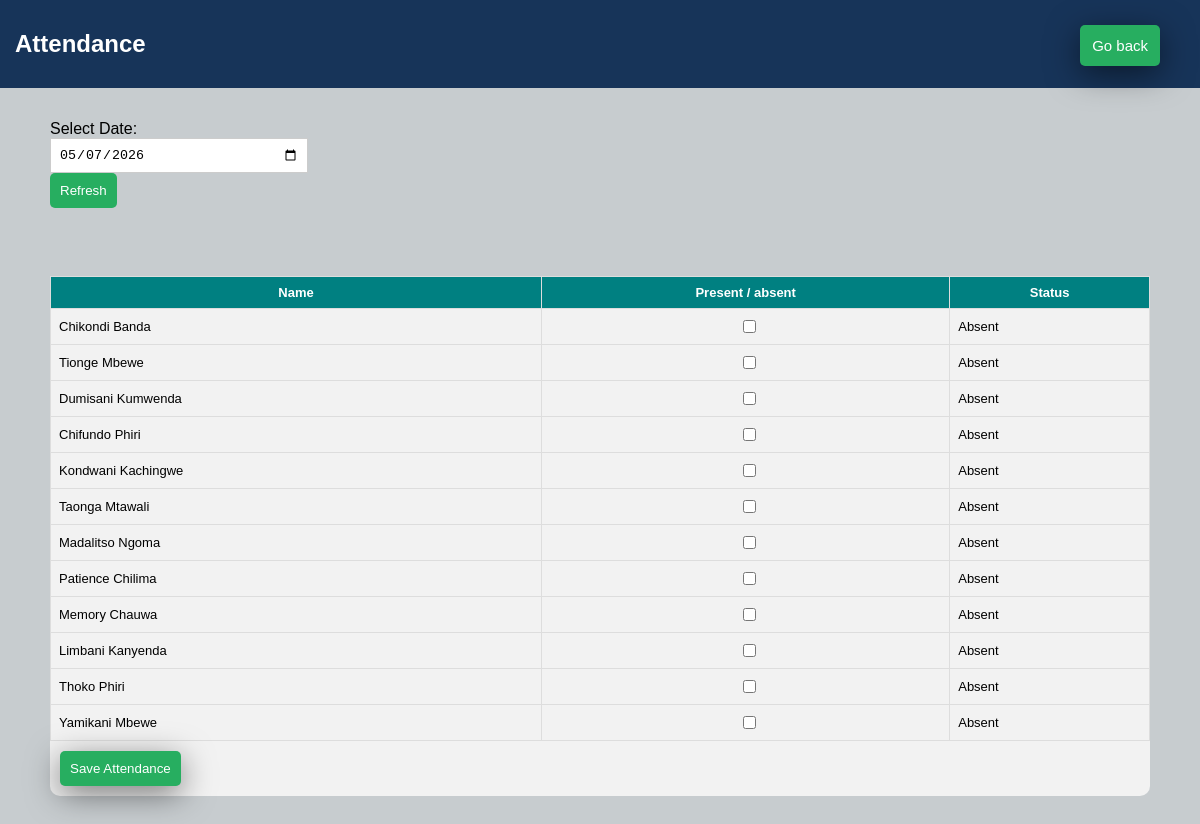
/class_teacher/attendance.php (signed in), run on the app's committed database.
### tables this page shows
CREATE TABLE student (
    student_id INT AUTO_INCREMENT PRIMARY KEY,
    first_name VARCHAR(50),
    middle_name VARCHAR(50),
    last_name VARCHAR(50),
    gender VARCHAR(10),
    date_of_birth DATE,
    parent_fname VARCHAR(50),
    parent_lname VARCHAR(50),
    parent_phone VARCHAR(20),
    parent_email VARCHAR(100),
    class VARCHAR(20),
    enrollment_date DATE,
    special_needs VARCHAR(100),
    address TEXT
);

### class_teacher/attendance.php (the view, shortened to what this page needs)
<?php
require_once __DIR__ . "/../include/db_connect.php";
$user = $_SESSION['user'];
$class_id = ($user['role'] == "teacher") ? $user['class'] : $_GET['class'] ?? 1;
$date = isset($_GET['date']) ? $_GET['date'] : date("Y-m-d");
$students = mysqli_query($conn, "SELECT * FROM student WHERE class='$class_id'");
?>
<!DOCTYPE html>
<html>
<head>
<link rel="stylesheet" href="grades.css">
</head>
<body>
<div class="navbar">
     <div class="nav-center">
      <h2>Attendance</h2>
    </div>
     <div class="nav-right">
<button onclick="window.location.href='class_teacher.php'"  style="box-shadow: 0 8px 32px 0 rgba(0, 0, 0, 0.507);
     margin-right: 55px;">Go back</button>
    </div>
</div>
<form method="GET" style="margin-top :10%;width:20%;margin-left :50px;">
    <label>Select Date:</label>
    <input type="date" name="date" value="<?php echo $date; ?>"> <br>
    <button type="submit">Refresh</button>
</form>
<br>
<form method="POST" style="margin : 50px; background-color: #f2f2f2;border-radius: 10px;">
<table>
<tr>
<th>Name</th>
<th>Present / absent</th>
<th>Status</th>
</tr>
<?php while($row = mysqli_fetch_assoc($students)) {
    $sid = $row['student_id'];
    $check = mysqli_query($conn, "
        SELECT status FROM Attendance
        WHERE student_id='$sid' AND date='$date'
    ");
    $att = mysqli_fetch_assoc($check);
    $isPresent = ($att && $att['status'] == "Present");
?>
<tr>
<td><?php echo $row['first_name']." ".$row['last_name']; ?></td>
<td>
<input type="checkbox" name="present[<?php echo $sid; ?>]" <?php if($isPresent) echo "checked"; ?>>
</td>
<td>
<?php echo $isPresent ? "Present" : "Absent"; ?>
</td>
</tr>
<?php } ?>
</table>
<button name="save" style="margin:10px;box-shadow: 0 8px 32px 0 rgba(0, 0, 0, 0.507);">Save Attendance</button> <br>
</form>
</body>
</html>

### class_teacher/grades.css (style rules this page uses)
body { font-family: 'Poppins', Arial, sans-serif; background: #c7cccf; margin: 0; top: 0; }
input, select { padding: 8px; width: 100%; border: 1px solid #ccc; }
button { background: #27ae60; color: white; padding: 10px; border: none; cursor: pointer; border-radius: 5px; }
table { width: 100%; border-collapse: collapse; }
th, td { border: 1px solid #ddd; padding: 8px; font-size: 13px; }
th { background: #008081; color: white; }
.navbar { display: flex; gap: 45%; background: #173459; color: white; padding: 10px 15px; position: fixed; top: 0; left: 0; width: 100%; }
.nav-center { flex: 1; }
.nav-right button { color: white; border: none; padding: 12px; cursor: pointer; border-radius: 5px; font-size: 15px; margin-top: 15px; margin-right: 55px; box-shadow: 0 8px 32px 0 rgba(0, 0, 0, 0.507); }

### data on the page
student: first_name "Chikondi", last_name "Banda"
student: first_name "Tionge", last_name "Mbewe"
student: first_name "Dumisani", last_name "Kumwenda"
student: first_name "Chifundo", last_name "Phiri"
student: first_name "Kondwani", last_name "Kachingwe"
student: first_name "Taonga", last_name "Mtawali"
student: first_name "Madalitso", last_name "Ngoma"
student: first_name "Patience", last_name "Chilima"
student: first_name "Memory", last_name "Chauwa"
student: first_name "Limbani", last_name "Kanyenda"
student: first_name "Thoko", last_name "Phiri"
student: first_name "Yamikani", last_name "Mbewe"
